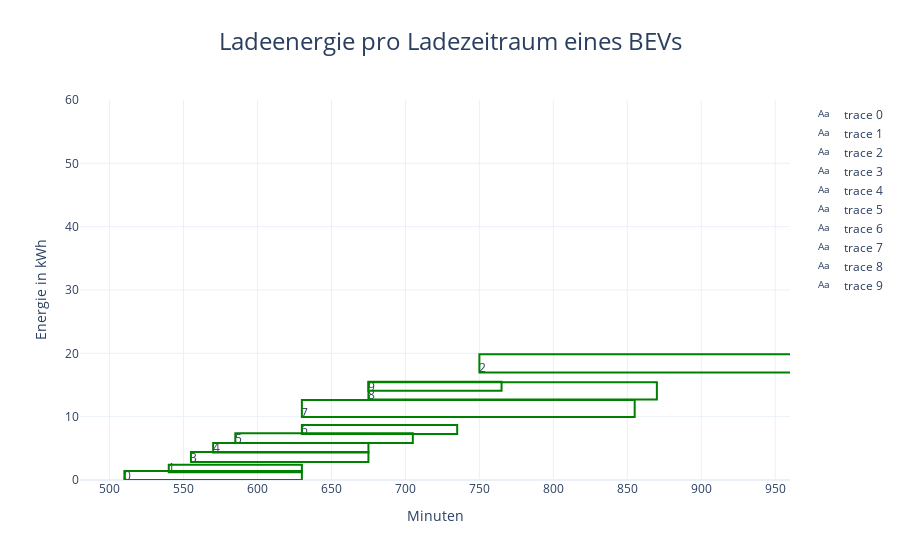

Notebook code for this chart:
### Code cell
import figureGeneration

figureGeneration.create_charging_power_figure(simulation_day)

### Figure 1 — Plotly figure (JSON) as saved in the notebook; plotly's stock layout.template omitted (floating-point values rounded to 4 significant figures)
{"data": [{"mode": "text", "text": "0", "type": "scatter", "x": [512], "y": [0.5]}, {"mode": "text", "text": "1", "type": "scatter", "x": [542], "y": [1.709]}, {"mode": "text", "text": "3", "type": "scatter", "x": [557], "y": [3.324]}, {"mode": "text", "text": "4", "type": "scatter", "x": [572], "y": [4.834]}, {"mode": "text", "text": "5", "type": "scatter", "x": [587], "y": [6.348]}, {"mode": "text", "text": "6", "type": "scatter", "x": [632], "y": [7.763]}, {"mode": "text", "text": "7", "type": "scatter", "x": [632], "y": [10.45]}, {"mode": "text", "text": "8", "type": "scatter", "x": [677], "y": [13.19]}, {"mode": "text", "text": "9", "type": "scatter", "x": [677], "y": [14.6]}, {"mode": "text", "text": "2", "type": "scatter", "x": [752], "y": [17.48]}], "layout": {"shapes": [{"line": {"color": "green"}, "type": "rect", "x0": 510, "x1": 630, "xref": "x", "y0": 0, "y1": 1.415, "yref": "y"}, {"line": {"color": "green"}, "type": "rect", "x0": 540, "x1": 630, "xref": "x", "y0": 1.209, "y1": 2.418, "yref": "y"}, {"line": {"color": "green"}, "type": "rect", "x0": 555, "x1": 675, "xref": "x", "y0": 2.824, "y1": 4.439, "yref": "y"}, {"line": {"color": "green"}, "type": "rect", "x0": 570, "x1": 675, "xref": "x", "y0": 4.334, "y1": 5.843, "yref": "y"}, {"line": {"color": "green"}, "type": "rect", "x0": 585, "x1": 705, "xref": "x", "y0": 5.848, "y1": 7.363, "yref": "y"}, {"line": {"color": "green"}, "type": "rect", "x0": 630, "x1": 735, "xref": "x", "y0": 7.263, "y1": 8.678, "yref": "y"}, {"line": {"color": "green"}, "type": "rect", "x0": 630, "x1": 855, "xref": "x", "y0": 9.954, "y1": 12.65, "yref": "y"}, {"line": {"color": "green"}, "type": "rect", "x0": 675, "x1": 870, "xref": "x", "y0": 12.69, "y1": 15.44, "yref": "y"}, {"line": {"color": "green"}, "type": "rect", "x0": 675, "x1": 765, "xref": "x", "y0": 14.1, "y1": 15.51, "yref": "y"}, {"line": {"color": "green"}, "type": "rect", "x0": 750, "x1": 1005, "xref": "x", "y0": 16.98, "y1": 19.86, "yref": "y"}], "title": {"font": {"size": 24}, "text": "Ladeenergie pro Ladezeitraum eines BEVs", "x": 0.5, "xanchor": "center"}, "xaxis": {"range": [480, 960], "showgrid": true, "title": {"text": "Minuten"}}, "yaxis": {"range": [0, 60], "title": {"text": "Energie in kWh"}}}}
